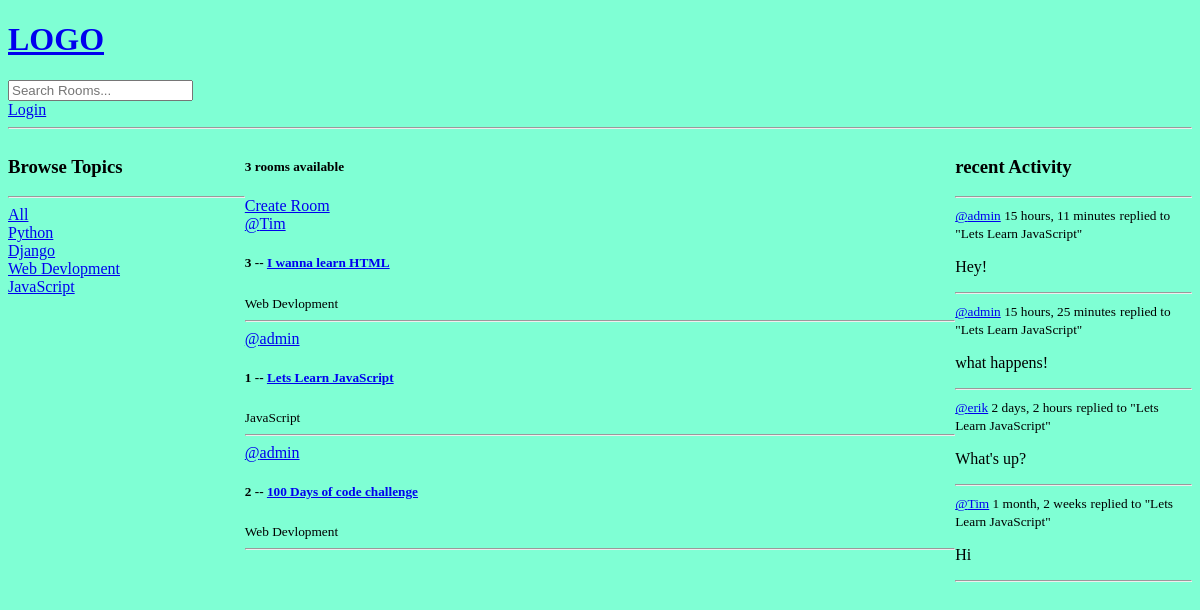
Before: / with the older database file.
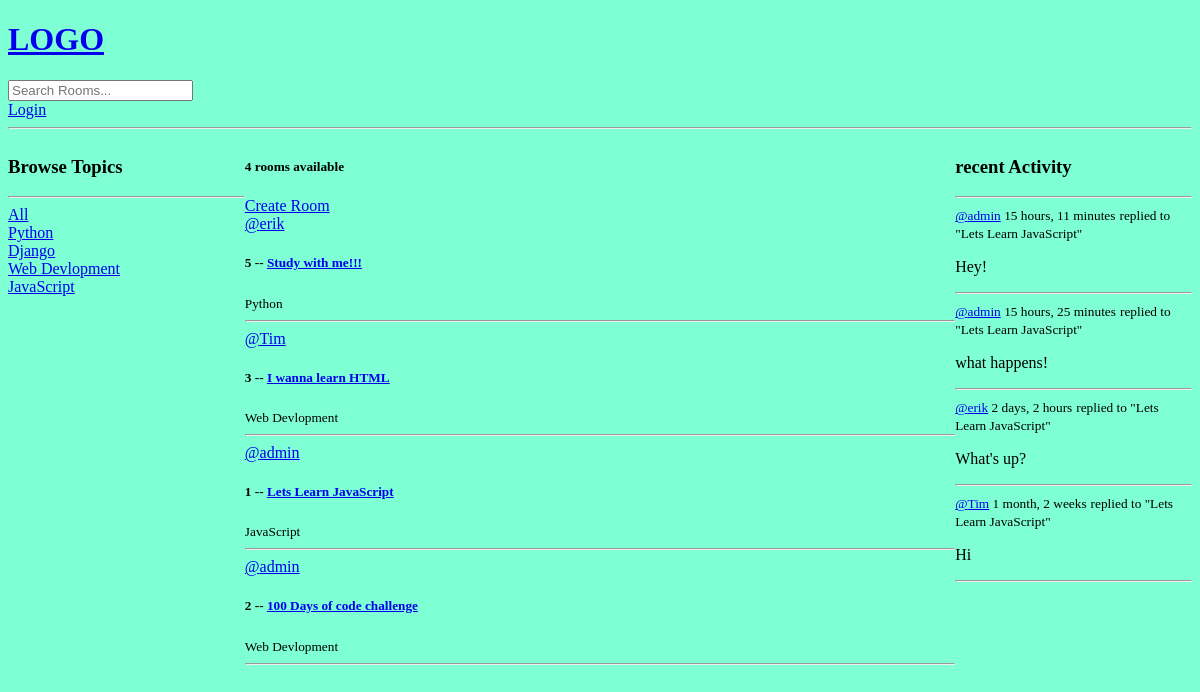
After: the same page with the newer database file.
### base/models.py (models this page shows, shortened)
class Topic(models.Model):
    name = models.CharField(max_length=200)

class Room(models.Model):
    host = models.ForeignKey(User, on_delete=models.SET_NULL, null=True) # host and topic are aboe the room
    topic = models.ForeignKey(Topic, on_delete=models.SET_NULL, null=True)
    name = models.CharField(max_length=200)
    description = models.TextField(null=True, blank = True)
    participants = models.ManyToManyField(User, related_name='participants', blank=True)
    updated = models.DateTimeField(auto_now=True) # auto_now will save every update
    created = models.DateTimeField(auto_now_add=True)
    class Meta:
        ordering = ['-updated', '-created'] # with '-' it will order descending order, without it ascending
    def __str__(self):
        return self.name

class Message(models.Model):
    user = models.ForeignKey(User, on_delete=models.CASCADE)
    room = models.ForeignKey(Room, on_delete=models.CASCADE)
    body = models.TextField()
    updated = models.DateTimeField(auto_now=True)
    created = models.DateTimeField(auto_now_add=True)
    class Meta:
        ordering = ['-updated', '-created']

### base/views.py (the view)
# urls.py: path('', views.home, name="home"),
def home(request):
    q = request.GET.get('q') if request.GET.get('q') != None else ''
    rooms = Room.objects.filter(
        Q(topic__name__icontains=q) |
        Q(name__icontains=q) |
        Q(description__icontains=q)
    )
    topics = Topic.objects.all()
    room_count = rooms.count()
    room_messages = Message.objects.filter(Q(room__topic__name__icontains=q))
    context = {'rooms': rooms, 'topics': topics,
               'room_count': room_count, 'room_messages': room_messages}
    return render(request, 'base/home.html', context)

### base/templates/base/home.html (shortened to what this page needs)
{% extends 'main.html' %}
{% block content %}
<div class="home-container">
    <div>
        {% include 'base/topics_component.html' %}
    </div>
    <div>
        <h5>{{room_count}} rooms available</h5>
        <a href="{%url 'create-room' %}">Create Room</a>
        {% include 'base/feed_component.html'%}
    </div>
    <div>
        {% include 'base/activity_component.html' %}
    </div>
</div>
{% endblock content %}

### base/templates/base/topics_component.html
<h3>Browse Topics</h3>
<hr>
<div>
    <a href="{% url 'home' %}">All</a>
</div>
{% for topic in topics %}
    <div>
        <a href="{% url 'home' %}?q={{topic.name}}">{{topic.name}}</a>
    </div>
{% endfor %}

### base/templates/base/feed_component.html (shortened to what this page needs)
<div>
    {% for room in rooms %}
    <div>
        <a href="{% url 'user-profile' room.host.id %}">@{{room.host.username}}</a>
        <h5>{{room.id}} -- <a href="{% url 'room' room.id %}">{{room.name}}</a></h5>
        <small>{{room.topic.name}}</small>
        <hr>
    </div>
  {% endfor %}
</div>

### base/templates/base/activity_component.html (shortened to what this page needs)
<h3>recent Activity</h3>
<hr>
{% for message in room_messages %}
<div>
    <small><a href="{% url 'user-profile' message.user.id %}">@{{message.user}}</a> {{message.created|timesince}}</small>
    <small>replied to "{{message.room}}"</small>
    <p>{{message.body}}</p>
    <hr>
</div>
{% endfor %}

Changed rows visible on the page:
added Room: host.username "erik", id "5", name "Study with me!!!", topic.name "Python"
Other visible differences:
{{ room_count }}: "3" → "4"
